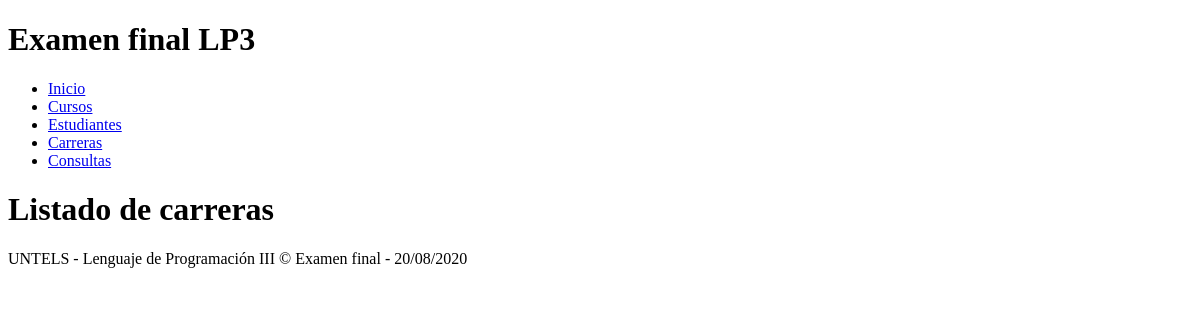
/carreras/, run on an earlier commit of the app's database.
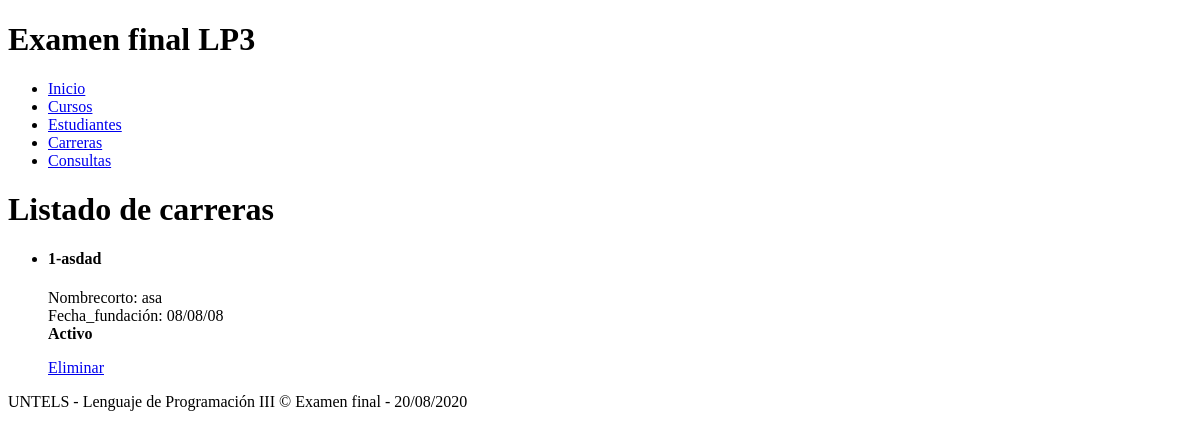
And on a later commit of the database.
### miapp/models.py (models this page shows)
class carreras(models.Model):
    idcarrera = models.AutoField(primary_key=True)
    nombre = models.CharField(max_length=100)
    nombrecorto = models.CharField(max_length=10)
    fecha_fundacion = models.CharField(max_length=20)
    estado = models.CharField(max_length=1)

### miapp/views.py (the view)
# urls.py: path('carreras/',views.listar_carreras, name="carreras"),
def listar_carreras(request):
    carr = carreras.objects.all()
    return render(request, 'carreras.html',{
        'carrera': carr,
        'titulo': 'Listado de carreras'
    })

### miapp/templates/carreras.html (shortened to what this page needs)
{% extends 'layout.html' %}
{% block content %}
    <h1 class="title">{{titulo}}</h1>
    <ul>
        {% for carreras in carrera %}
        <li>
            <h4>{{carreras.idcarrera}}-{{carreras.nombre}}</h4>
            <span>Nombrecorto: {{carreras.nombrecorto}}</span><br>
            <span>Fecha_fundación: {{carreras.fecha_fundacion}} </span><br>
            {% if carreras.estado == 'A' %}
                <strong>Activo</strong>
            {% else %}
                <strong>Inactivo</strong>
            {% endif %}
            <br><p>
            <a href="{% url 'eliminar_carreras' id=carreras.idcarrera %}">Eliminar</a>
            </p>
        </li>
        {%endfor%}
    </ul>
{% endblock %}

### miapp/templates/layout.html (shortened to what this page needs)
<!DOCTYPE html>
<html lang="es">
<head>
    {% load static %}
    <link rel="stylesheet" type="text/css" href="{% static 'css/style.css' %}" />
</head>
<body>
    <header>
        <div >
            <h1>Examen final LP3</h1>
        </div>
    </header>
    <nav>
        <ul>
            <li>
                <a href="{% url 'inicio' %}"> Inicio</a>
            </li>
            <li>
                <a href="{% url 'cursos' %}">Cursos</a>
            </li>
            <li>
                <a href="{% url 'Estudiantes' %}"> Estudiantes </a>
            </li>
            <li>
                <a href="{% url 'carreras' %}"> Carreras </a>
            </li>
            <li>
                <a href="{% url 'Consultas' %}"> Consultas</a>
            </li>
        </ul>
    </nav>
    <div >
        <div >
          {% block content %}
{% endblock %}
        </div>
    </div>
    <footer>
        UNTELS - Lenguaje de Programación III &COPY; Examen final - {% now "d/m/Y" %}
    </footer>
</body>
</html>

What changed in the data, as far as the page shows it:
added carreras: idcarrera "1", nombre "asdad", nombrecorto "asa", fecha_fundacion "08/08/08", estado "Activo"
